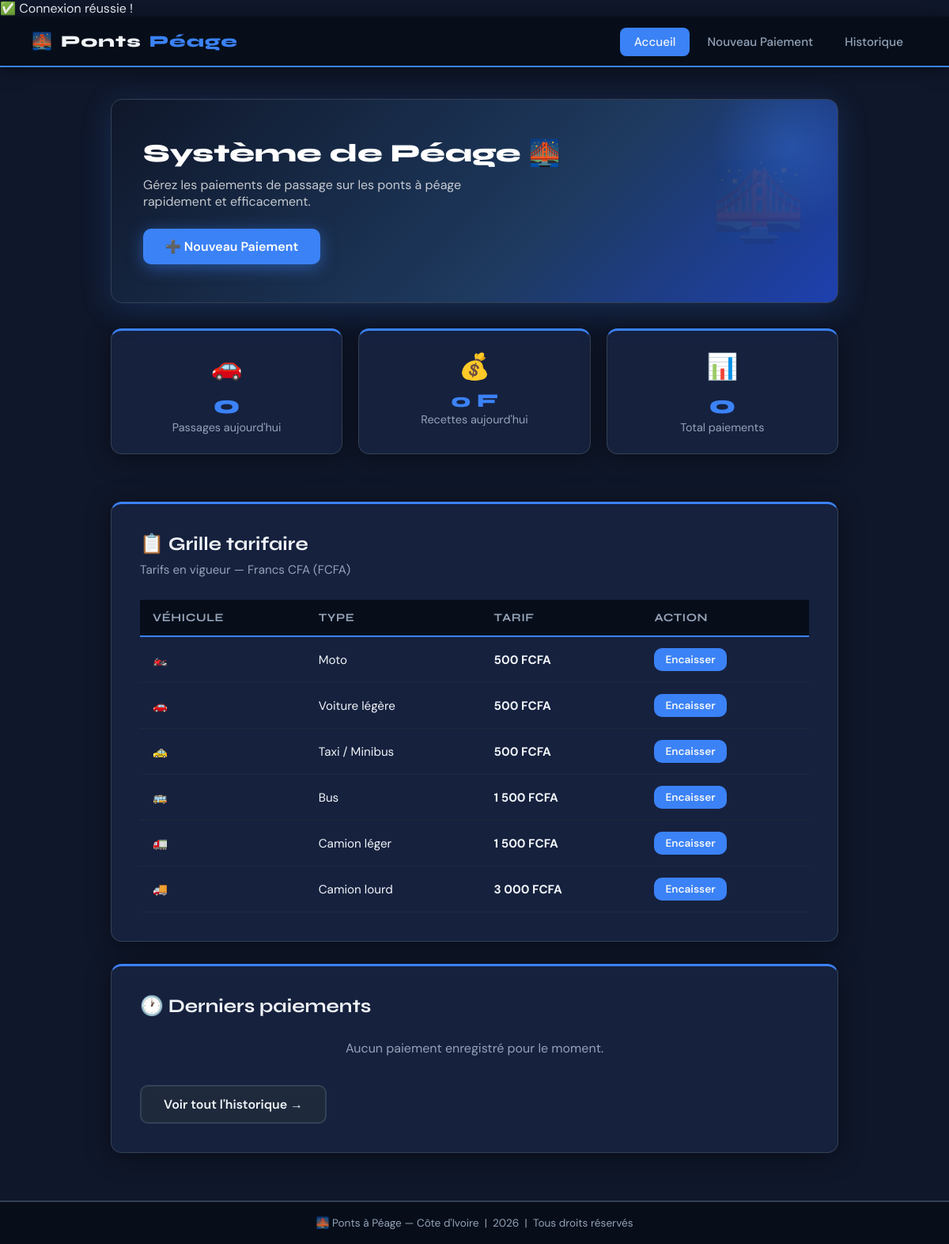
The page / on the database its author committed.
### tables this page shows
CREATE TABLE IF NOT EXISTS vehicules (
    id INT AUTO_INCREMENT PRIMARY KEY,
    type_vehicule VARCHAR(60) NOT NULL,
    icone VARCHAR(10) NOT NULL,
    tarif DECIMAL(10,2) NOT NULL
);

### index.php (the view, shortened to what this page needs)
<?php require_once 'connexion.php'; ?>
<?php require_once 'includes/header.php'; ?>
<?php
$today = date('Y-m-d');
$stmt = $pdo->prepare("SELECT COUNT(*) as nb, COALESCE(SUM(montant),0) as total FROM paiements WHERE DATE(date_paiement) = ?");
$stmt->execute([$today]);
$stats = $stmt->fetch();
$stmt2 = $pdo->query("SELECT COUNT(*) as total FROM paiements");
$total_all = $stmt2->fetch()['total'];
?>
<div class="container">
    <div class="hero">
        <h1>Système de Péage 🌉</h1>
        <p>Gérez les paiements de passage sur les ponts à péage rapidement et efficacement.</p>
        <a href="paiement/choix_vehicule.php" class="btn btn-primary">➕ Nouveau Paiement</a>
    </div>
    <div style="display:grid;grid-template-columns:repeat(3,1fr);gap:20px;margin-bottom:32px;">
        <div class="card" style="text-align:center;padding:24px;">
            <div style="font-size:2rem;margin-bottom:8px;">🚗</div>
            <div style="font-family:'Syne',sans-serif;font-size:2rem;font-weight:800;color:var(--accent)"><?= $stats['nb'] ?></div>
            <div style="color:var(--gray);font-size:0.9rem;">Passages aujourd'hui</div>
        </div>
        <div class="card" style="text-align:center;padding:24px;">
            <div style="font-size:2rem;margin-bottom:8px;">💰</div>
            <div style="font-family:'Syne',sans-serif;font-size:1.5rem;font-weight:800;color:var(--accent)"><?= number_format($stats['total'],0,',',' ') ?> F</div>
            <div style="color:var(--gray);font-size:0.9rem;">Recettes aujourd'hui</div>
        </div>
        <div class="card" style="text-align:center;padding:24px;">
            <div style="font-size:2rem;margin-bottom:8px;">📊</div>
            <div style="font-family:'Syne',sans-serif;font-size:2rem;font-weight:800;color:var(--accent)"><?= $total_all ?></div>
            <div style="color:var(--gray);font-size:0.9rem;">Total paiements</div>
        </div>
    </div>
    <div class="card">
        <div class="card-title">📋 Grille tarifaire</div>
        <div class="card-subtitle">Tarifs en vigueur — Francs CFA (FCFA)</div>
        <?php $vehicules = $pdo->query("SELECT * FROM vehicules")->fetchAll(); ?>
        <table>
            <thead>
                <tr>
                    <th>Véhicule</th>
                    <th>Type</th>
                    <th>Tarif</th>
                    <th>Action</th>
                </tr>
            </thead>
            <tbody>
                <?php foreach($vehicules as $v): ?>
                <tr>
                    <td><?= $v['icone'] ?></td>
                    <td><?= htmlspecialchars($v['type_vehicule']) ?></td>
                    <td><strong><?= number_format($v['tarif'],0,',',' ') ?> FCFA</strong></td>
                    <td>
                        <a href="paiement/choix_vehicule.php?vehicule_id=<?= $v['id'] ?>" class="btn btn-primary" style="padding:6px 14px;font-size:0.85rem;">
                            Encaisser
                        </a>
                    </td>
                </tr>
                <?php endforeach; ?>
            </tbody>
        </table>
    </div>
    <div class="card">
        <div class="card-title">🕐 Derniers paiements</div>
        <?php
        $derniers = $pdo->query("
            SELECT p.*, v.type_vehicule, v.icone, m.nom as moyen
            FROM paiements p
            JOIN vehicules v ON p.vehicule_id = v.id
            JOIN moyens_paiement m ON p.moyen_paiement_id = m.id
            ORDER BY p.date_paiement DESC LIMIT 5
        ")->fetchAll();
        ?>
        <?php if(empty($derniers)): ?>
            <p style="color:var(--gray);text-align:center;padding:20px;">Aucun paiement enregistré pour le moment.</p>
        <?php endif; ?>
        <div style="margin-top:16px;">
            <a href="historique.php" class="btn btn-secondary">Voir tout l'historique →</a>
        </div>
    </div>
</div>
<?php require_once 'includes/footer.php'; ?>

### header.php (shortened to what this page needs)
<?php
$current = basename($_SERVER['PHP_SELF']);
?>
<!DOCTYPE html>
<html lang="fr">
<head>
    <link rel="stylesheet" href="<?= str_contains($current, 'paiement') || isset($in_paiement) ? '../' : '' ?>css/style.css">
</head>
<body>
<nav>
    <a class="logo" href="<?= isset($in_paiement) ? '../' : '' ?>index.php">
        🌉 <span>Ponts</span>Péage
    </a>
    <ul>
        <li><a href="<?= isset($in_paiement) ? '../' : '' ?>index.php"
               class="<?= $current === 'index.php' ? 'active' : '' ?>">Accueil</a></li>
        <li><a href="<?= isset($in_paiement) ? '' : 'paiement/' ?>choix_vehicule.php"
               class="<?= in_array($current, ['choix_vehicule.php','choix_paiement.php','recu.php']) ? 'active' : '' ?>">Nouveau Paiement</a></li>
        <li><a href="<?= isset($in_paiement) ? '../' : '' ?>historique.php"
               class="<?= $current === 'historique.php' ? 'active' : '' ?>">Historique</a></li>
    </ul>
</nav>

### footer.php
<body>
    <html>
    <footer>
    <p>🌉 Ponts à Péage — Côte d'Ivoire &nbsp;|&nbsp; <?= date('Y') ?> &nbsp;|&nbsp; Tous droits réservés</p>
</footer>
</body>
</html>

### style.css (style rules this page uses)
:root { --primary: #0f172a; --primary-dark: #070e1a; --primary-light: #1e293b; --accent: #3b82f6; --accent-hover: #2563eb; --accent-light: rgba(59,130,246,0.12); --success: #22d3ee; --danger: #f87171; --light: #111827; --white: #f1f5f9; --gray: #94a3b8; --border: #1e293b; --border-light: #334155; --shadow: 0 4px 32px rgba(0,0,0,0.45); --radius: 14px; --card-bg: #16213e; }
* { margin: 0; padding: 0; box-sizing: border-box; }
body { font-family: 'DM Sans', sans-serif; background: var(--primary); color: var(--white); min-height: 100vh; }
nav { background: var(--primary-dark); padding: 0 40px; display: flex; align-items: center; justify-content: space-between; height: 64px; box-shadow: 0 2px 20px rgba(0,0,0,0.5); border-bottom: 2px solid var(--accent); position: sticky; top: 0; z-index: 100; }
nav .logo { font-family: 'Syne', sans-serif; font-size: 1.3rem; font-weight: 800; color: var(--accent); letter-spacing: 1px; text-decoration: none; display: flex; align-items: center; gap: 10px; }
nav .logo span { color: var(--white); }
nav ul { list-style: none; display: flex; gap: 4px; }
nav ul li a { color: var(--gray); text-decoration: none; font-size: 0.95rem; font-weight: 500; padding: 8px 18px; border-radius: 8px; transition: all 0.2s; }
nav ul li a:hover, nav ul li a.active { background: var(--accent); color: var(--white); }
.container { max-width: 960px; margin: 40px auto; padding: 0 20px; }
.card { background: var(--card-bg); border-radius: var(--radius); box-shadow: var(--shadow); padding: 36px; margin-bottom: 28px; border: 1px solid var(--border-light); border-top: 3px solid var(--accent); }
.card-title { font-family: 'Syne', sans-serif; font-size: 1.5rem; font-weight: 700; color: var(--white); margin-bottom: 8px; display: flex; align-items: center; gap: 10px; }
.card-subtitle { color: var(--gray); font-size: 0.95rem; margin-bottom: 28px; }
.btn { display: inline-flex; align-items: center; gap: 8px; padding: 12px 28px; border-radius: 10px; font-family: 'DM Sans', sans-serif; font-size: 1rem; font-weight: 600; cursor: pointer; border: none; transition: all 0.2s; text-decoration: none; }
.btn-primary { background: var(--accent); color: var(--white); }
.btn-secondary { background: var(--primary-light); color: var(--white); border: 2px solid var(--border-light); }
.hero { background: linear-gradient(135deg, #0f172a 0%, #1e3a5f 60%, #1e40af 100%); border-radius: var(--radius); padding: 48px 40px; color: white; margin-bottom: 32px; position: relative; overflow: hidden; border: 1px solid var(--border-light); box-shadow: 0 8px 40px rgba(59,130,246,0.2); }
.hero::before { content: '🌉'; position: absolute; right: 40px; top: 50%; transform: translateY(-50%); font-size: 6rem; opacity: 0.1; }
.hero::after { content: ''; position: absolute; top: -40px; right: -40px; width: 200px; height: 200px; background: radial-gradient(circle, rgba(59,130,246,0.3) 0%, transparent 70%); border-radius: 50%; }
.hero h1 { font-family: 'Syne', sans-serif; font-size: 2rem; font-weight: 800; margin-bottom: 10px; }
.hero p { opacity: 0.75; font-size: 1rem; max-width: 480px; }
.hero .btn { margin-top: 24px; background: var(--accent); color: white; box-shadow: 0 4px 20px rgba(59,130,246,0.5); }
table { width: 100%; border-collapse: collapse; }
thead tr { background: var(--primary-dark); border-bottom: 2px solid var(--accent); }
thead th { padding: 14px 16px; font-family: 'Syne', sans-serif; font-size: 0.9rem; text-align: left; color: var(--gray); text-transform: uppercase; letter-spacing: 0.5px; }
tbody tr { border-bottom: 1px solid var(--border); transition: background 0.15s; }
tbody td { padding: 14px 16px; font-size: 0.95rem; color: var(--white); }
footer { background: var(--primary-dark); color: var(--gray); text-align: center; padding: 18px; font-size: 0.85rem; margin-top: 60px; border-top: 2px solid var(--border-light); }

### rows shown on the page
vehicules: icone "🏍️", type_vehicule "Moto", tarif "500"
vehicules: icone "🚗", type_vehicule "Voiture légère", tarif "500"
vehicules: icone "🚕", type_vehicule "Taxi / Minibus", tarif "500"
vehicules: icone "🚌", type_vehicule "Bus", tarif "1 500"
vehicules: icone "🚛", type_vehicule "Camion léger", tarif "1 500"
vehicules: icone "🚚", type_vehicule "Camion lourd", tarif "3 000"

### other values the page prints
$stats['nb'] "0"
$stats['total'] "0"
$total_all "0"
